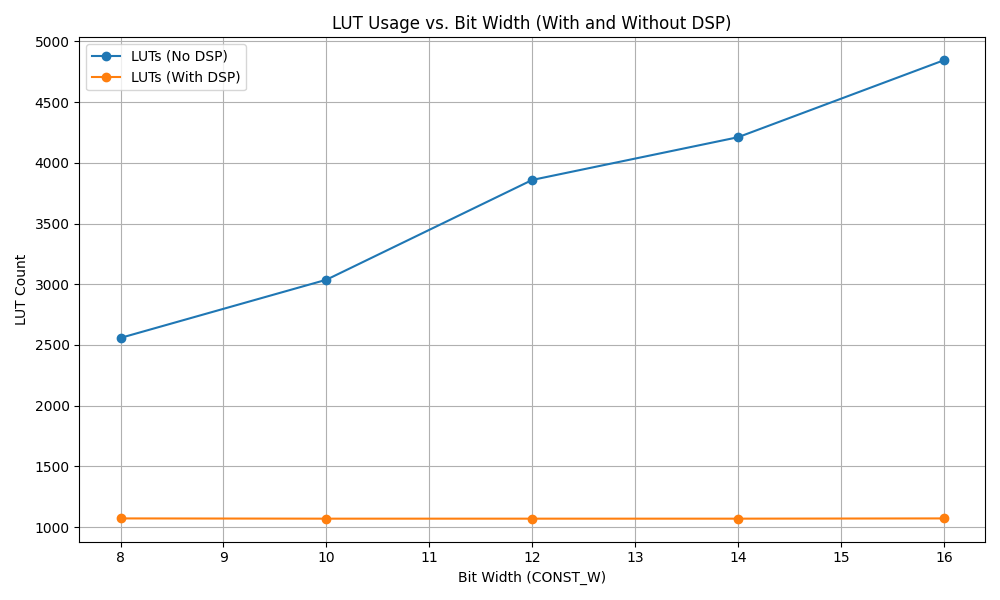

Write the Python code that produced this figure.
import matplotlib.pyplot as plt

# 手动输入两组数据（从您提供的CSV复制整理）

# 不使用DSP的实现数据
no_dsp_data = {
    'CONST_W': [8, 10, 12, 14, 16],
    'LUTs':    [2558, 3037, 3859, 4211, 4845]
}

# 使用DSP的实现数据
with_dsp_data = {
    'CONST_W': [8, 10, 12, 14, 16],
    'LUTs':    [1071, 1069, 1069, 1069, 1071]
}

# 绘图
plt.figure(figsize=(10, 6))
plt.plot(no_dsp_data['CONST_W'], no_dsp_data['LUTs'], marker='o', label='LUTs (No DSP)', color='tab:blue')
plt.plot(with_dsp_data['CONST_W'], with_dsp_data['LUTs'], marker='o', label='LUTs (With DSP)', color='tab:orange')

plt.xlabel('Bit Width (CONST_W)')
plt.ylabel('LUT Count')
plt.title('LUT Usage vs. Bit Width (With and Without DSP)')
plt.legend()
plt.grid(True)
plt.tight_layout()
# plt.show()
plt.savefig("dsp_lut.png")